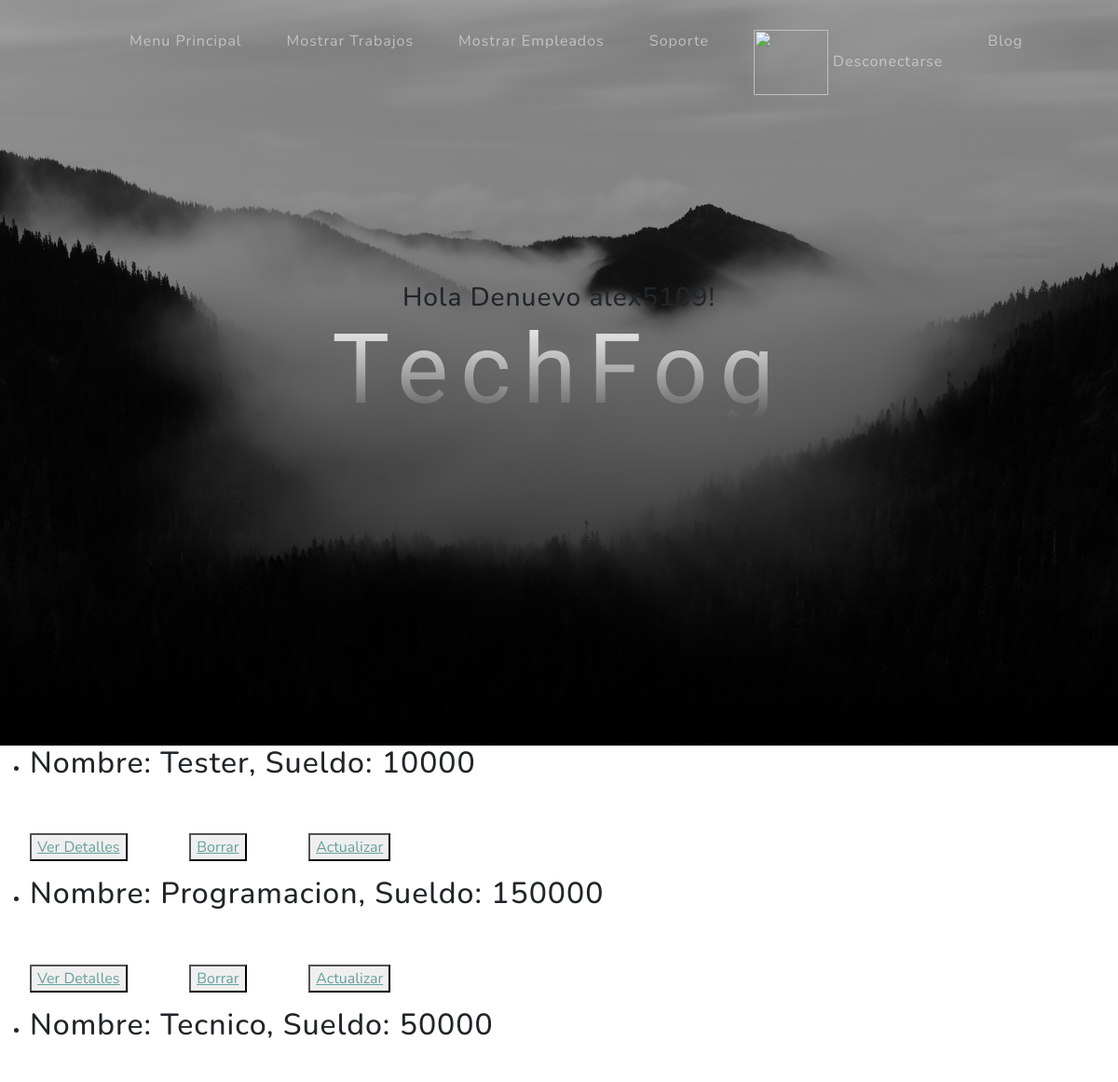
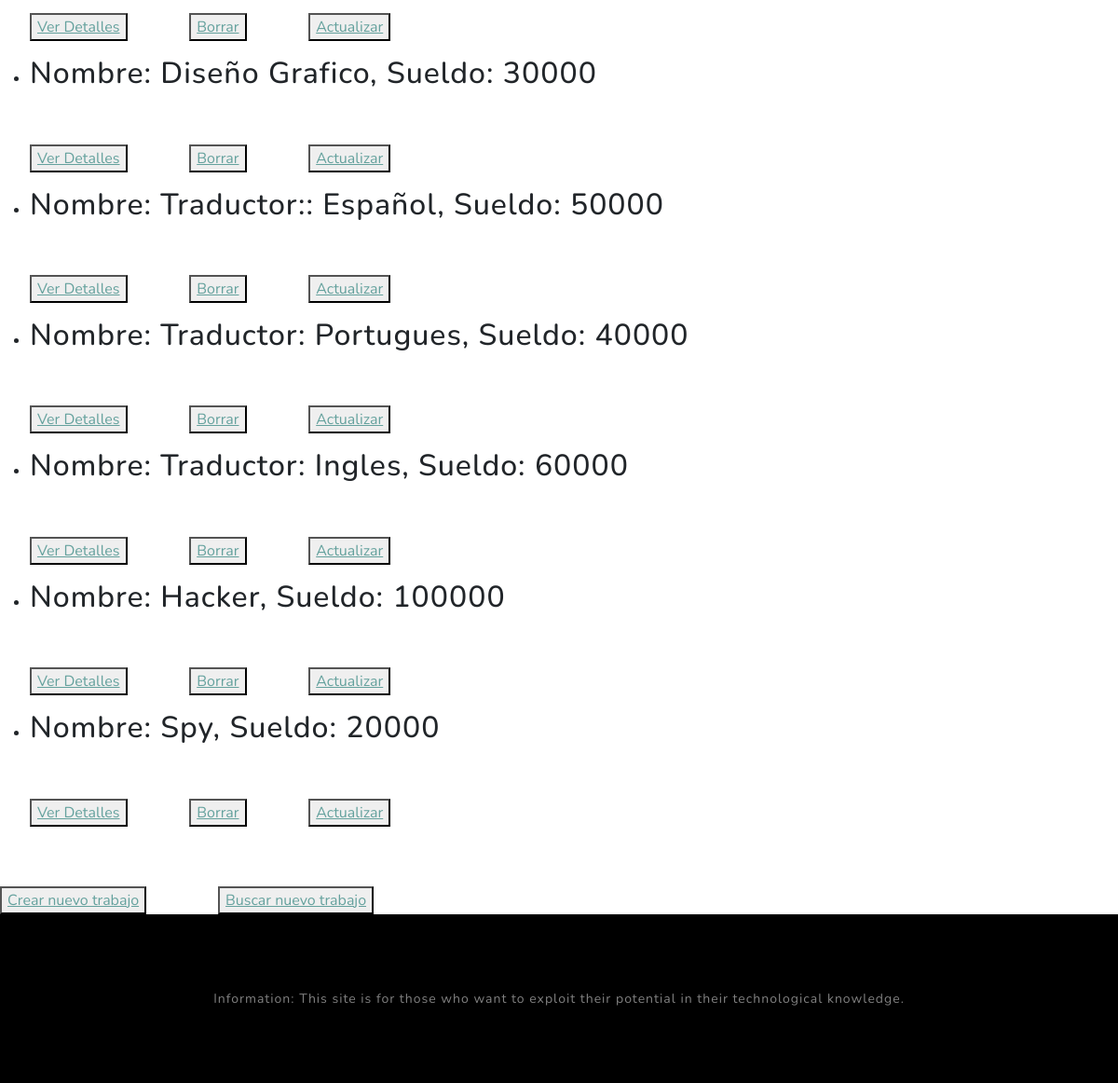
The app's page /trabajos_list/ (signed in) with its own data (2 pictures, top to bottom).
### MiApp2/models.py (models this page shows)
class Trabajo(models.Model):
    nombre=models.CharField(max_length=40)
    sueldo = models.IntegerField()
    def __str__(self):
        return f'Nombre: {self.nombre}, Sueldo: {self.sueldo}'

### MiApp2/views.py (the view)
# urls.py: path('trabajos_list/', views.TrabajoList.as_view(), name='List'),
class TrabajoList(ListView):
    model = Trabajo
    template_name = 'MiApp2/trabajo_list.html'

### MiApp2/Templates/MiApp2/trabajo_list.html (shortened to what this page needs)
{% extends 'MiApp2/index.html' %}
{% load static %}
{% block codigo_fatal2 %}
{% for trabajo in object_list %}
<ul>
    <li>
        <h2>{{trabajo}}</h2>
        <br>
        <br>
        <button>
            <a href="{% url 'Detail' trabajo.id %}">Ver Detalles</a>
        </button>
        <button>
            <a href="{% url 'Delete' trabajo.id %}">Borrar</a>
        </button>
        <button>
            <a href="{% url 'Update' trabajo.id %}">Actualizar</a>
        </button>
    </li>
</ul>
{% endfor %}
    <br>
    <br>
<button>
    <a href="{% url 'Create' %}">Crear nuevo trabajo</a>
</button>
<button>
    <a href="{% url 'Buscar Trabajo' %}">Buscar nuevo trabajo</a>
</button>
{% endblock %}

### MiApp2/Templates/MiApp2/index.html (shortened to what this page needs)
<!DOCTYPE html>
<html lang="en">
    <head>
        {% load static %}
        <link href={% static 'MiApp2/css/styles.css' %} rel="stylesheet" />
    </head>
    <body id="page-top">
        <nav class="navbar navbar-expand-lg navbar-light fixed-top" id="mainNav">
            <div class="container px-4 px-lg-5">
                <div class="collapse navbar-collapse" id="navbarResponsive">
                    <ul class="navbar-nav ms-auto">
                        <li class="nav-item"><a class="nav-link" href="{% url 'Inicio' %}">Menu Principal</a>
                        {% if request.user.is_authenticated %}
                        <li class="nav-item"><a class="nav-link" href="{% url 'Mostrar Trabajo' %}">Mostrar Trabajos</a>
                        <li class="nav-item"><a class="nav-link" href="{% url 'Mostrar Empleados' %}"> Mostrar Empleados</a>
                        <li class="nav-item"><a class="nav-link" href="{% url 'Soporte' %}"> Soporte</a>
                        <li class="nav-item"><a class="nav-link" href="{% url 'Logout' %}">   <img src="{{avatar}}" height=70 width=80 /> Desconectarse</a>
                        {% else %}
                        <li class="nav-item"><a class="nav-link" href="{% url 'Login' %}"> Iniciar</a>
                        <li class="nav-item"><a class="nav-link" href="{% url 'Register' %}"> Registrarse</a>
                        {% endif %}
                        <li class="nav-item"><a class="nav-link" href="{% url 'miblog-index' %}"> Blog</a>
                    </ul>
                </div>
            </div>
        </nav>
        <header class="masthead">
            <div class="container px-4 px-lg-5 d-flex h-100 align-items-center justify-content-center">
                <div class="d-flex justify-content-center">
                    <div class="text-center">
                        <h3> Hola Denuevo {{user.username}}!</h3>
                        <h1 class="mx-auto my-0 text-lower case">TechFog</h1>
                        {% if request.user.is_authenticated %}
                        <div class="text-center">
                        {% else %}
                            <h1 class="mb-5">¡Hola Desconocido!</h1>
                        {% endif %}
                    </div>
                </div>
            </div>
        </header>
        {% block codigo_fatal2 %} {% endblock %}
        <footer class="footer bg-black small text-center text-white-50"><div class="container px-4 px-lg-5">
            Information: This site is for those who want to exploit their potential in their technological knowledge.</div></footer>
    </body>
</html>

### records on screen
Trabajo: nombre+sueldo "Nombre: Tester, Sueldo: 10000"
Trabajo: nombre+sueldo "Nombre: Programacion, Sueldo: 150000"
Trabajo: nombre+sueldo "Nombre: Tecnico, Sueldo: 50000"
Trabajo: nombre+sueldo "Nombre: Diseño Grafico, Sueldo: 30000"
Trabajo: nombre+sueldo "Nombre: Traductor:: Español, Sueldo: 50000"
Trabajo: nombre+sueldo "Nombre: Traductor: Portugues, Sueldo: 40000"
Trabajo: nombre+sueldo "Nombre: Traductor: Ingles, Sueldo: 60000"
Trabajo: nombre+sueldo "Nombre: Hacker, Sueldo: 100000"
Trabajo: nombre+sueldo "Nombre: Spy, Sueldo: 20000"

### other values on screen
{{ user.username }} "alex5109"
